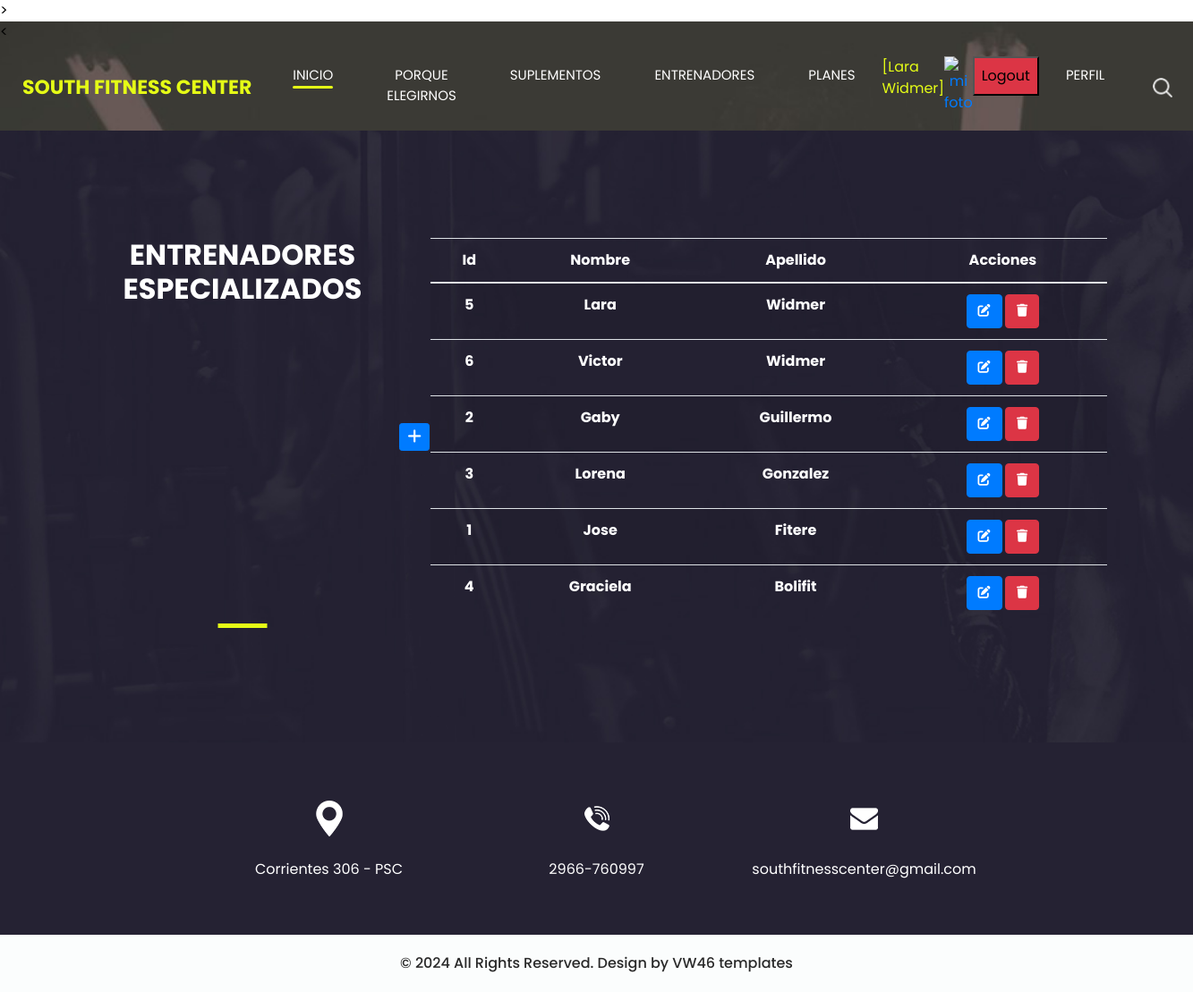
/entrenadores/ (signed in), run on the app's committed database.
### entidades/models.py (models this page shows, shortened)
class Entrenadores(models.Model):
    nombre = models.CharField(max_length=50)
    apellido = models.CharField(max_length=50)
    class Meta:
        verbose_name = "Entrenador"
        verbose_name_plural = "Entrenadores"
        ordering = ["-apellido", "nombre",]

### entidades/views.py (the view)
# urls.py: path('entrenadores/', entrenadores_list.as_view(), name="entrenadores"),
class entrenadores_list(LoginRequiredMixin, ListView):
    model = Entrenadores

### entidades/templates/entidades/entrenadores_list.html (shortened to what this page needs)
{% extends "entidades/trainer.html" %}
{% block titulo %}
<link rel="stylesheet" href="https://cdnjs.cloudflare.com/ajax/libs/font-awesome/6.4.0/css/all.min.css">
<section class="trainer_section layout_padding">
    <div class="container">
      <div class="heading_container">
        <h2>
            Entrenadores especializados
        </h2>
        <table>
            <tr>
                <td>
                    <a
                    href="{% url 'entrenadores_create' %}"
                    class="btn btn-primary btn-sm"
                    >
                    </a>
                </td>
            </tr>
        </table>
        <table class="table table-striped">
            <thead>
                <tr>
                    <th>Id</th>
                    <th>Nombre</th>
                    <th>Apellido</th>
                    <th>Acciones</th>
                </tr>
            </thead>
            <tbody>
            {% for m in entrenadores_list %}
                <tr>
                    <th>{{ m.id }}</th>
                    <th>{{ m.nombre }}</th>
                    <th>{{ m.apellido }}</th>
                    <th>
                        <a
                            href="{% url 'entrenadores_update' m.id %}"
                            class="btn btn-primary"
                            style="--bs-btn-padding-y: .25rem; --bs-btn-padding-x: .5rem; --bs-btn-font-size: .75rem;"
                            ><i class="fa fa-edit fa-sm" title="Edit Record"></i>
                        </a>
                        <a
                            href="{% url 'entrenadores_delete' m.id %}"
                            class="btn btn-danger"
                            style="--bs-btn-padding-y: .25rem; --bs-btn-padding-x: .5rem; --bs-btn-font-size: .75rem;"
                            ><i class="fa fa-trash fa-sm" title="Delete Record"></i>
                        </a>
                    </th>
                </tr>
            {% endfor %}
            </tbody>
        </table>
      </div>
    </div class="container">
</section class="trainer_section layout_padding">
{% endblock titulo %}

### entidades/templates/entidades/trainer.html (shortened to what this page needs)
<!DOCTYPE html>
<html>
<head>
  {% load static %}
  <link rel="stylesheet" type="text/css" href="https://cdnjs.cloudflare.com/ajax/libs/OwlCarousel2/2.3.4/assets/owl.carousel.min.css" />
  <link rel="stylesheet" type="text/css" href="{% static 'css/bootstrap.css' %}" />
  <link href="{% static 'css/style.css' %}" rel="stylesheet" />
  <link href="{% static 'css/responsive.css' %}" rel="stylesheet" />
</head>>
<body class="sub_page">
  <div class="hero_area">
    <<header class="header_section">
      <div class="container-fluid">
        <nav class="navbar navbar-expand-lg custom_nav-container ">
          <a class="navbar-brand" href="index.html">
            <span>
              South Fitness Center
            </span>
          </a>
          <div class="collapse navbar-collapse" id="navbarSupportedContent">
            <div class="d-flex ml-auto flex-column flex-lg-row align-items-center">
              <ul class="navbar-nav  ">
                {% if user.is_authenticated %}
                <li class="nav-item active">
                  <a class="nav-link" href="{% url 'home' %}">Inicio <span class="sr-only">(current)</span></a>
                </li>
                <li class="nav-item ">
                  <a class="nav-link" href="{% url 'why' %}"> Porque elegirnos </a>
                </li>
                <li class="nav-item">
                  <a class="nav-link" href="{% url 'trainer' %}"> Suplementos</a>
                </li>
                <li class="nav-item">
                  <a class="nav-link" href="{% url 'entrenadores' %}"> Entrenadores</a>
                </li>
                <li class="nav-item">
                  <a class="nav-link" href="{% url 'membresias' %}"> Planes</a>
                </li>
                <li class="nav-item">
                  <p style="color:#E5FC16"> [{{user.first_name}} {{user.last_name}}] </p>
                </li>
                <div class="text-center">
                  <a href= "{% url 'agregar_avatar' %}"><img src="{{ request.session.avatar }}" height="40px" weight="40px" alt="mi foto"></a>
                </div>
                <form method="post" action="{% url 'logout' %}">
                  <button type="submit" class="nav-link bg-danger ms-2">Logout</button>
                </form>
                <li class="nav-item">
                  <a class="nav-link" href="{% url 'perfil' %}"> Perfil</a>
                </li>
                {% endif %}
              </ul>
              <div class="user_option">
                <form class="form-inline my-2 my-lg-0 ml-0 ml-lg-4 mb-3 mb-lg-0">
                  <button class="btn  my-2 my-sm-0 nav_search-btn" type="submit"></button>
                </form>
              </div>
            </div>
          </div>
        </nav>
      </div>
    </header>
  </div>
  {% block titulo %}{% endblock titulo %}
   <section class="info_section layout_padding2">
    <div class="container">
      <div class="info_items">
        <a href="">
          <div class="item ">
            <div class="img-box box-1">
            </div>
            <div class="detail-box">
              <p>
                Corrientes 306 - PSC
              </p>
            </div>
          </div>
        </a>
        <a href="">
          <div class="item ">
            <div class="img-box box-2">
            </div>
            <div class="detail-box">
              <p>
                2966-760997
              </p>
            </div>
          </div>
        </a>
        <a href="">
          <div class="item ">
            <div class="img-box box-3">
            </div>
            <div class="detail-box">
              <p>
                southfitnesscenter@gmail.com
              </p>
            </div>
          </div>
        </a>
      </div>
    </div>
  </section>
  <footer class="container-fluid footer_section">
    <p>
      &copy; 2024 All Rights Reserved. Design by
      <a href="https://html.design/">VW46 templates</a>
    </p>
  </footer>
</body>
</html>

### entidades/static/css/style.css (style rules this page uses)
body { font-family: 'Poppins', sans-serif; color: #000000; background-color: #ffffff; }
.layout_padding { padding-top: 120px; padding-bottom: 120px; }
.layout_padding2 { padding-top: 45px; padding-bottom: 45px; }
.heading_container { display: -webkit-box; display: -ms-flexbox; display: flex; -webkit-box-pack: center; -ms-flex-pack: center; justify-content: center; text-align: center; }
.heading_container h2 { font-weight: bold; position: relative; padding-bottom: 5px; text-transform: uppercase; }
.heading_container h2::before { content: ""; position: absolute; bottom: 0; left: 50%; width: 55px; height: 5px; background-color: #e5fc16; -webkit-transform: translateX(-50%); transform: translateX(-50%); }
.hero_area { height: 100vh; display: -webkit-box; display: -ms-flexbox; display: flex; -webkit-box-orient: vertical; -webkit-box-direction: normal; -ms-flex-direction: column; flex-direction: column; background-image: url(../images/hero-bg.jpg); background-size: cover; background-attachment: fixed; }
.sub_page .hero_area { height: auto; }
.header_section .container-fluid { padding-right: 25px; padding-left: 25px; }
.custom_nav-container.navbar-expand-lg .navbar-nav .nav-item .nav-link { margin: 10px 30px; padding: 0; padding-bottom: 3px; color: #ffffff; text-align: center; position: relative; text-transform: uppercase; font-size: 15px; }
.custom_nav-container.navbar-expand-lg .navbar-nav .nav-item .nav-link::after { display: none; content: ""; position: absolute; left: 0; bottom: 0; width: 100%; height: 3px; border-radius: 5px; background-color: #ffffff; }
.custom_nav-container.navbar-expand-lg .navbar-nav .nav-item.active a::after, .custom_nav-container.navbar-expand-lg .navbar-nav .nav-item:hover a::after { display: block; background-color: #e5fc16; }
a, a:hover, a:focus { text-decoration: none; }
.btn, .btn:focus { outline: none !important; -webkit-box-shadow: none; box-shadow: none; }
.user_option { display: -webkit-box; display: -ms-flexbox; display: flex; -webkit-box-align: center; -ms-flex-align: center; align-items: center; }
.custom_nav-container .nav_search-btn { background-image: url(../images/search-icon.png); background-size: 22px; background-repeat: no-repeat; background-position-y: 7px; width: 35px; height: 35px; padding: 0; border: none; }
.navbar-brand { display: -webkit-box; display: -ms-flexbox; display: flex; -webkit-box-align: center; -ms-flex-align: center; align-items: center; position: relative; }
.navbar-brand span { font-size: 22px; text-transform: uppercase; font-weight: bold; color: #e5fc16; position: relative; z-index: 3; }
.custom_nav-container { z-index: 99999; padding: 15px 0; }
.trainer_section .container .heading_container .table th { color: #ffffff; }
.trainer_section { background-image: url(../images/trainer-bg.jpg); background-size: cover; background-attachment: fixed; color: #ffffff; }
.info_section { background-color: #252233; }
.info_items { width: 70%; margin: 0 auto; display: -webkit-box; display: -ms-flexbox; display: flex; -webkit-box-pack: justify; -ms-flex-pack: justify; justify-content: space-between; }
.info_items .item { width: 200px; display: -webkit-box; display: -ms-flexbox; display: flex; -webkit-box-orient: vertical; -webkit-box-direction: normal; -ms-flex-direction: column; flex-direction: column; -webkit-box-align: center; -ms-flex-align: center; align-items: center; text-align: center; }
.info_items .item .img-box { width: 80px; height: 80px; border-radius: 100%; background-repeat: no-repeat; background-position: center; }
.info_items .item .detail-box { margin-top: 5px; color: #fff; }
.info_items { position: relative; }
.info_items a { position: relative; }
.info_items .item .img-box.box-1 { background-image: url(../images/location-white.png); }
.info_items .item .img-box.box-2 { background-image: url(../images/telephone-white.png); }
.info_items .item .img-box.box-3 { background-image: url(../images/envelope-white.png); }
.footer_section { background-color: #fbfdfd; padding: 20px; font-weight: 500; }
.footer_section p { color: #292929; margin: 0; text-align: center; }
.footer_section a { color: #292929; }

### entidades/static/css/responsive.css (style rules this page uses)
@media (min-width: 1200px) { .container { max-width: 1170px; } }

### data on the page
Entrenadores: id "5", nombre "Lara", apellido "Widmer"
Entrenadores: id "6", nombre "Victor", apellido "Widmer"
Entrenadores: id "2", nombre "Gaby", apellido "Guillermo"
Entrenadores: id "3", nombre "Lorena", apellido "Gonzalez"
Entrenadores: id "1", nombre "Jose", apellido "Fitere"
Entrenadores: id "4", nombre "Graciela", apellido "Bolifit"

### other printed values
{{ user.first_name }} "Lara"
{{ user.last_name }} "Widmer"
